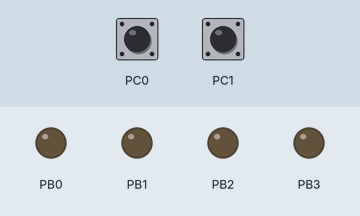
This program was run on a simulated ATmega328P, built with avr-gcc and emulated at 16 MHz (the files do not name the chip). On the bench: output pins drawn as LEDs (lit = HIGH). Inputs (shaded band) come from the test bench; at power-on: PC0 HIGH, PC1 HIGH.

Above: at 1.2 s.
1.3 s: PC0 pulled LOW for 0.15 s
At 2.2 s:
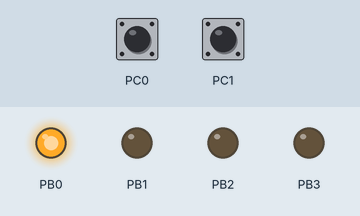
2.9 s: PC0 pulled LOW for 1 s
At 3.4 s:
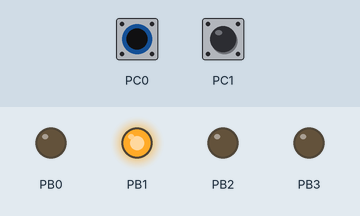
5.4 s: PC0 pulled LOW for 0.15 s
At 6.5 s:
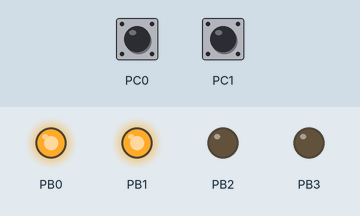
7.0 s: PC0 pulled LOW for 3.2 s
At 7.7 s:
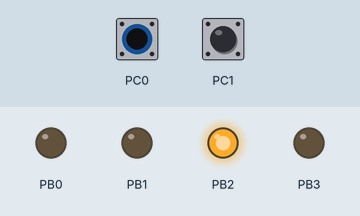
11.7 s: PC0 pulled LOW for 0.15 s
At 12.5 s:
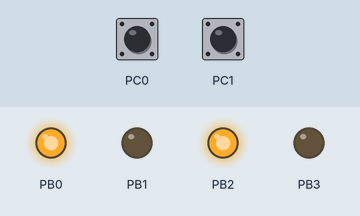
13.3 s: PC0 pulled LOW for 1 s
At 13.7 s:
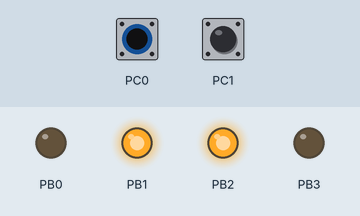
Timing chart, 0 to 16.3 s (numbered marks = the images above; inputs shaded):
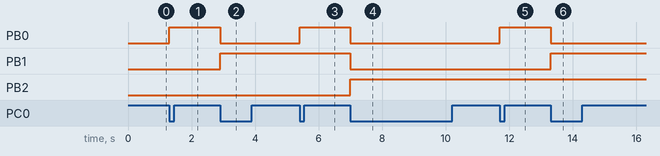

The program:

main.c
```c
/*
 * Slave2.c
 *
 * Created: 13/02/2025 18:55:14
 * Author : Luis
 */

//SLAVE 2 CONTADOR

//*************************************************************************************************
//LIBRERIAS
//*************************************************************************************************
#define F_CPU 16000000

#include <avr/interrupt.h>
#include <util/delay.h>
#include <avr/io.h>
#include <stdlib.h>
#include <stdio.h>
#include "C:\Users\Juan Luis Monzón\Desktop\UVG\7 semestre\Digital 2\Lab 4\Slave2\Slave2\I2C\I2C.h"
//*************************************************************************************************
//VARIABLES GLOBALES
//*************************************************************************************************
#define SlaveAddress 0x30

uint8_t buffer = 0;
uint8_t contador = 0;
//*************************************************************************************************
//FUNCIONES
//*************************************************************************************************
void inc(void);
void dec(void);

//*************************************************************************************************
//MAIN
//*************************************************************************************************
int main(void)
{
setup_pines();
I2C_SLAVE_INIT(SlaveAddress);

//*****************************************INTERUPCIONES*******************************************
	TWCR |= (1 << TWIE);
	PCICR |= (1 << PCIE1);

	PCMSK1 |= (1 << PCINT8) | (1 << PCINT9);

	sei();

    while (1)
    {
    }
}
//*************************************************************************************************
//INTERRUPCIONES
//*************************************************************************************************
ISR(TWI_vect){						//INTERRUPCION DEL I2C
	uint8_t estado;
	estado = TWSR & 0xFC;
	switch(estado){
		case 0x60:
		case 0x70:
		TWCR |= (1 << TWINT);
		break;
		case 0x80:
		case 0x90:
		buffer = TWDR;
		TWCR |= (1 << TWINT);
		break;
		case 0xA8:
		case 0xB8:
		TWDR = contador;								//INFORMACION QUE SE LE MANDA AL MASTER
		TWCR = (1 << TWEN) | (1 << TWIE) | (1 << TWINT) | (1 << TWEA);
		break;
		default:
		TWCR |= (1 << TWINT) | (1 << TWSTO);
		break;
	}
}
ISR(PCINT1_vect){
	if (!(PINC & (1 << PINC0))){  // Botón en PD2 presionado (incrementar contador)
		contador++;
		if (contador > 15){
			contador = 0;  // Limitar a 4 bits
		}
	}
	if (!(PINC & (1 << PINC1))){  // Botón en PD3 presionado (decrementar contador)
		if (contador == 0){
			contador = 15;  // Si está en 0, ir a 15
			}else {
			contador--;
		}
	}

	// Actualizar salida en PORTB
	PORTB = (PORTB & 0xF0) | (contador & 0x0F);
}
//*************************************************************************************************
//FUNCIONES
//*************************************************************************************************

void setup_pines(){
	// Configurar los primeros 4 pines del puerto B como salida (contador de 4 bits)
	DDRB |= (1 << DDB0) | (1 << DDB1) | (1 << DDB2) | (1 << DDB3);  // PB0-PB3 como salida

	// Configurar pines de entrada para botones (por ejemplo, PD2 y PD3)
	DDRC &= ~((1 << DDC0) | (1 << DDC1));  // Entradas
	PORTC |= (1 << PORTC0) | (1 << PORTC1);    // Habilitar resistencias pull-up
}
```

I2C.c
```c
/*
 * I2C.c
 *
 * Created: 13/02/2025 19:16:57
 *  Author: Luis
 */
#define F_CPU 16000000

#include "C:\Users\Juan Luis Monzón\Desktop\UVG\7 semestre\Digital 2\Lab 4\Slave2\Slave2\I2C\I2C.h"
#include <avr/io.h>
#include <stdint.h>

//***************************************************************************************************************
//FUNCION PARA INICIALIZAR I2C MAESTRO
//***************************************************************************************************************

void I2C_MASTER_INIT(unsigned long SCL_CLOCK, uint8_t Prescaler){
	DDRC &= ~((1 << DDC4) | (1 << DDC5));			//PINES I2C COMO ENTRADAS

	switch(Prescaler){
		case 1:
			TWAR &= ~((1 << TWPS1) | (1 << TWPS0));
		break;
		case 4:
			TWSR &= ~(1 << TWPS1);
			TWSR |= (1 << TWPS0);
		break;
		case 16:
			TWSR &= ~(1 << TWPS0);
			TWSR |= (1 << TWPS1);
		break;
		case 64:
			TWSR |= (1 << TWPS0) | (1 << TWPS1);
		break;
		default:
			TWSR &= ~((1 << TWPS1) | (1 << TWPS0));
			Prescaler = 1;
		break;
	}
	TWBR = ((F_CPU/SCL_CLOCK)-16)/(2*Prescaler);
	TWCR |= (1 << TWEN);
}
//***************************************************************************************************************
//FUNCION PARA INICIAR COMUNICACION I2C
//***************************************************************************************************************
void I2C_MASTER_START(void){
	uint8_t estado;
	TWCR = (1 << TWINT) | (1 << TWSTA) | (1 << TWEN);		//INICIAR CONDICION DE START
	while(!(TWCR & (1 << TWINT)));							//ESPERA A QUE TERMINE LA BANDERA TWINT
}
//***************************************************************************************************************
//FUNCION DE STOP DE COMUNICACION I2C
//***************************************************************************************************************
void I2C_MASTER_STOP(void){
	TWCR = (1 << TWEN) | (1 << TWINT) | (1 << TWSTO);
}
//***************************************************************************************************************
//FUNCION DE TRANSMISION DE DATOS DEL ESCLAVO AL MAESTRO
//***************************************************************************************************************
uint8_t I2C_MASTER_WRITE(uint8_t dato){
	uint8_t	estado;

	TWDR = dato;
	TWCR = (1 << TWEN) | (1 << TWINT);

	while(!(TWCR & (1 << TWINT)));
	estado = TWSR & 0xF8;

	if(estado == 0x18 || estado == 0x28 || estado == 0x40){
		return 1;
	}else{
		return estado;
	}
}
//***************************************************************************************************************
//FUNCION DE RECEPCION DE DATOS DEL ESCLAVO
//***************************************************************************************************************
uint8_t I2C_MASTER_READ(uint8_t *buffer, uint8_t ack){
	uint8_t estado;
	if(ack){
		TWCR |= (1 << TWEA);					//LECTURA CON ACK
	}else{
		TWCR &= ~(1 << TWEA);					//LECTURA SIN ACK
	}

	TWCR |= (1 << TWINT);						//INICIAMOS LA LECTURA
	while(!(TWCR & (1 << TWINT)));				//ESPERAMOS LA BANDERA
	estado = TWSR & 0xF8;						//VERIFICAR ESTADO
	//VERIFICAR DATO LEIDO CON ACK O SIN ACK
	if(estado == 0x58 || estado == 0x50){
		*buffer = TWDR;
		return 1;
	}else{
		return estado;
	}
}
//***************************************************************************************************************
//FUNCION PARA INICIALIZAR ESCLAVO
//***************************************************************************************************************
void I2C_SLAVE_INIT(uint8_t address){
	DDRD &= ~((1 << DDC4) | (1 << DDC5));		//PINES DE I2C COMO ENTRADAS

	TWAR = address << 1;						//SE ASIGNA LA DIRECCIÓN CORRESPONDIENTE

	//SE HABILITA LA INTERFAZ, ACK AUTOMATICO, SE HABILITA LA ISR
	TWCR = (1 << TWEA) | (1 << TWEN) | (1 << TWIE);
}
```

I2C.h
```c
/*
 * I2C.h
 *
 * Created: 13/02/2025 19:19:14
 *  Author: Luis
 */
#include <stdlib.h>
#include <stdio.h>

#ifndef I2C_H_
#define I2C_H_

void I2C_MASTER_INIT(unsigned long SCL_CLOCK, uint8_t Prescaler);
void I2C_MASTER_START(void);
void I2C_MASTER_STOP(void);
uint8_t I2C_MASTER_WRITE(uint8_t dato);
uint8_t I2C_MASTER_READ(uint8_t *buffer, uint8_t ack);
void I2C_SLAVE_INIT(uint8_t address);

#endif /* I2C_H_ */
```

Measured:
- after the input at 1.3 s, PB0: LOW → HIGH at once
- after the input at 2.9 s, PB0: HIGH → LOW at once; PB1: LOW → HIGH at once
- after the input at 5.4 s, PB0: LOW → HIGH at once
- after the input at 7.0 s, PB0, PB1: HIGH → LOW at once; PB2: LOW → HIGH at once
- after the input at 11.7 s, PB0: LOW → HIGH at once
- after the input at 13.3 s, PB0: HIGH → LOW at once; PB1: LOW → HIGH at once
